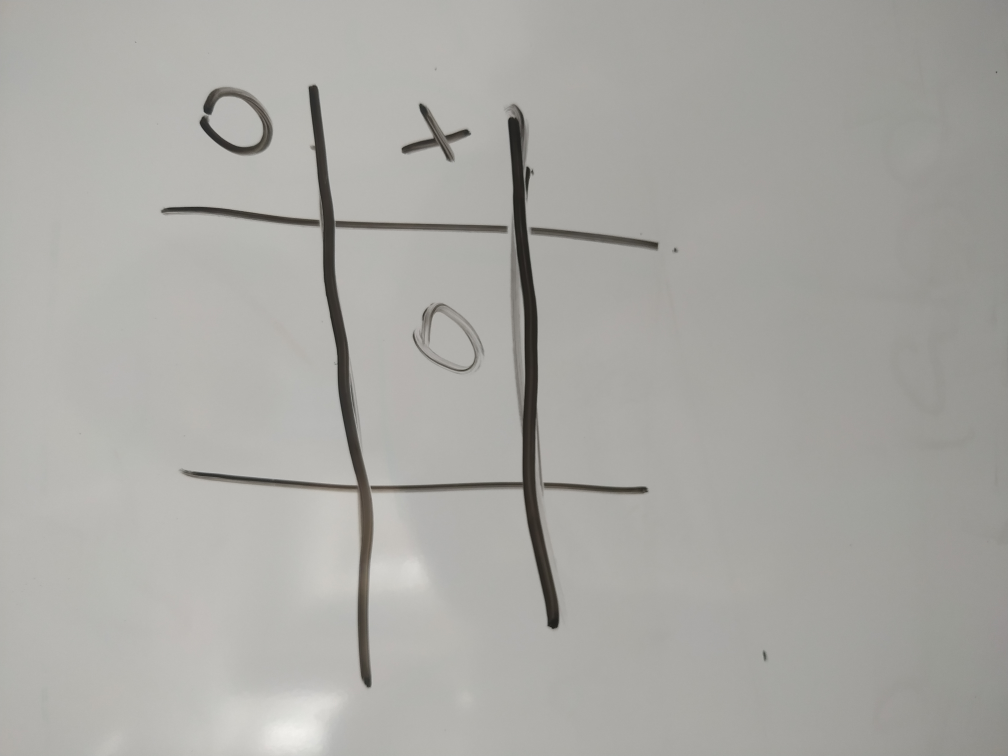
#> input picture data/whiteboard/IMG_20220321_111455.jpg, 4032 x 3024 px, given in place of 1.jpg, which was not available (shown at 1/4 size)
$ jupyter execute --allow-errors cropping_with_pil.ipynb
#> lines starting #> are read from the running program, lines starting #| are printed output that depends on the picture
#> further down, image is the input picture: PIL image 4032x3024 RGB; mean R, G, B 169.3, 168.4, 164.2
#> `image = image.resize((720,720))`:
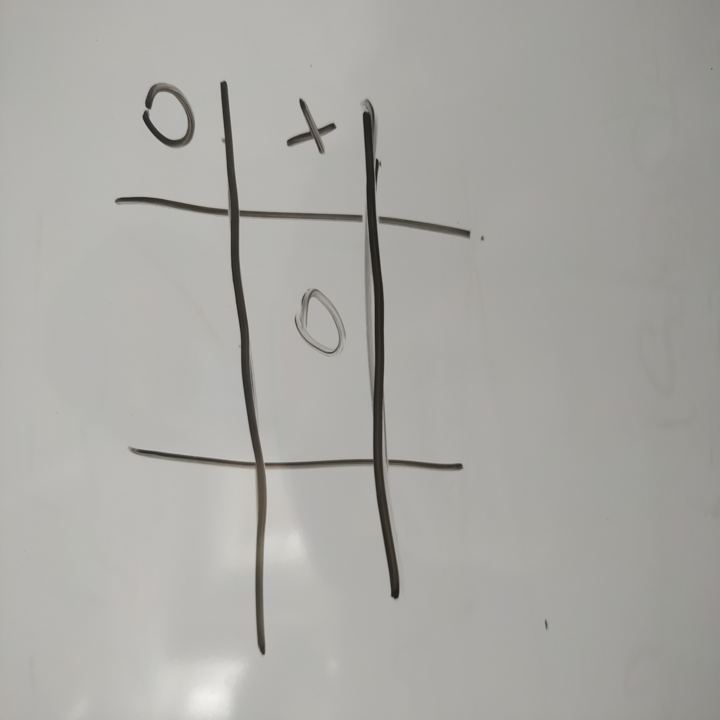
#> image: PIL image 720x720 RGB; mean R, G, B 169.4, 168.4, 164.2
#> pass 2 of the loop `for i in range(1,50):`:
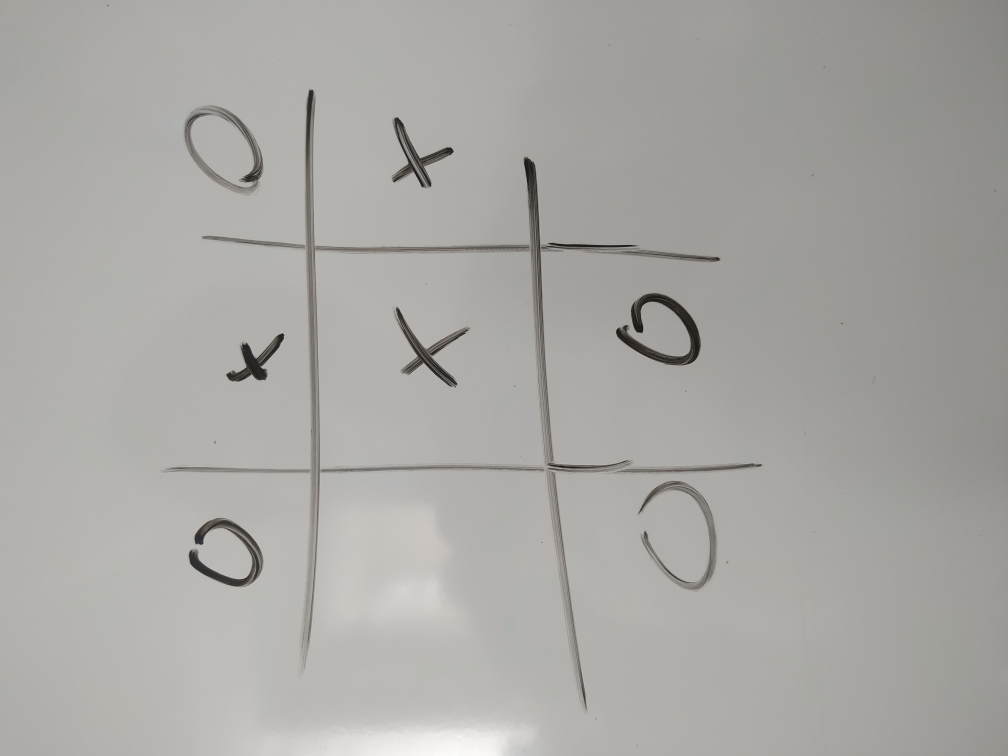
#> input picture data/whiteboard/IMG_20220321_111500.jpg, 4032 x 3024 px, given in place of 2.jpg, which was not available (shown at 1/4 size)
#> image is the input picture: PIL image 4032x3024 RGB; mean R, G, B 168.8, 167.6, 163.8
#> `image = image.resize((720,720))`:
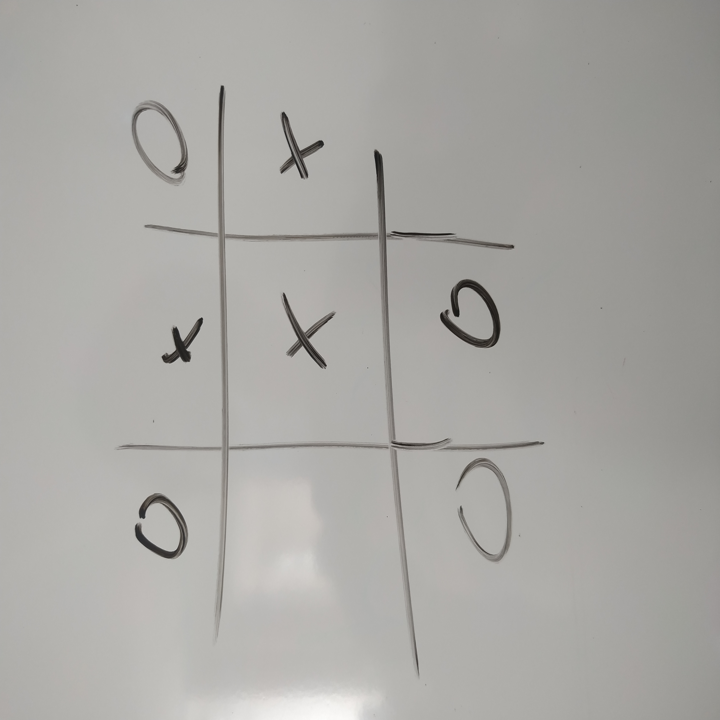
#> image: PIL image 720x720 RGB; mean R, G, B 168.9, 167.6, 163.8
[cell 1]
from PIL import Image

#> (a cell that did not finish here is left out)
